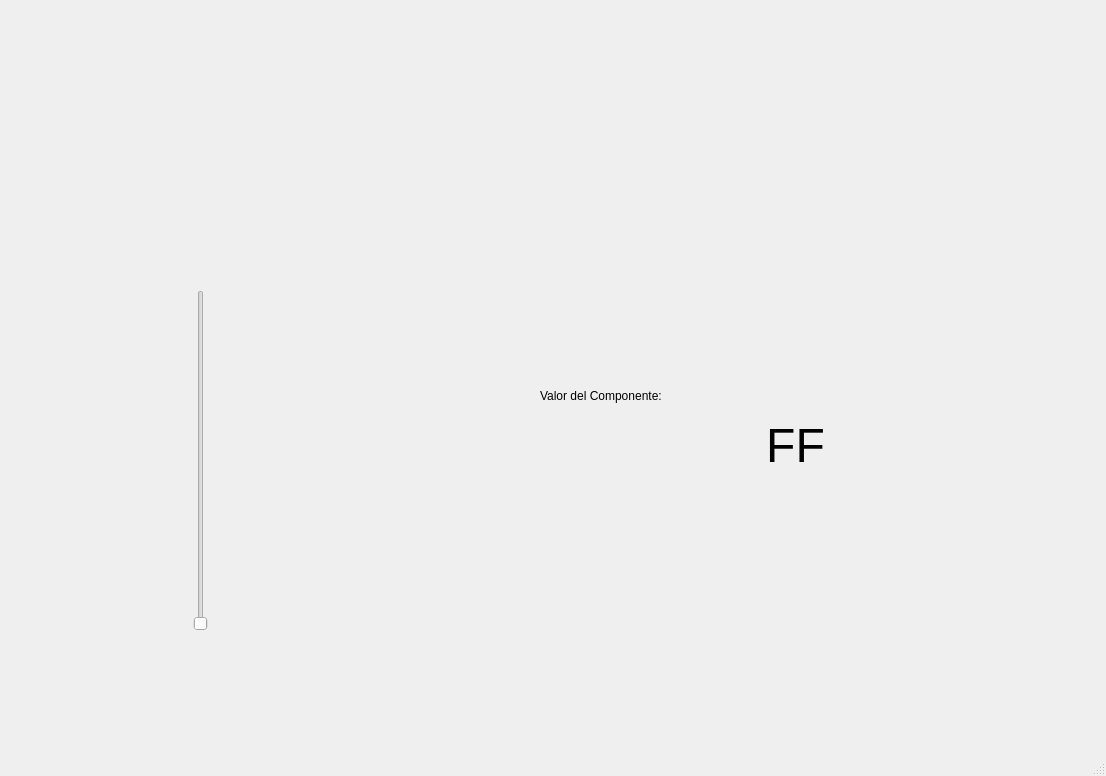
<?xml version="1.0" encoding="UTF-8"?>
<ui version="4.0">
 <class>MainWindow</class>
 <widget class="QMainWindow" name="MainWindow">
  <property name="geometry">
   <rect>
    <x>0</x>
    <y>0</y>
    <width>1106</width>
    <height>776</height>
   </rect>
  </property>
  <property name="windowTitle">
   <string>MainWindow</string>
  </property>
  <widget class="QWidget" name="centralwidget">
   <widget class="QLabel" name="label_9">
    <property name="geometry">
     <rect>
      <x>860</x>
      <y>450</y>
      <width>221</width>
      <height>261</height>
     </rect>
    </property>
    <property name="styleSheet">
     <string notr="true"/>
    </property>
    <property name="text">
     <string/>
    </property>
    <property name="pixmap">
     <pixmap resource="recursos.qrc">:/Comidas/chips.png</pixmap>
    </property>
    <property name="scaledContents">
     <bool>true</bool>
    </property>
   </widget>
   <widget class="QLabel" name="label_10">
    <property name="geometry">
     <rect>
      <x>10</x>
      <y>10</y>
      <width>1071</width>
      <height>261</height>
     </rect>
    </property>
    <property name="styleSheet">
     <string notr="true"/>
    </property>
    <property name="text">
     <string/>
    </property>
    <property name="pixmap">
     <pixmap resource="recursos.qrc">:/Comidas/panditas.png</pixmap>
    </property>
    <property name="scaledContents">
     <bool>true</bool>
    </property>
   </widget>
   <widget class="QLabel" name="label">
    <property name="geometry">
     <rect>
      <x>540</x>
      <y>310</y>
      <width>251</width>
      <height>171</height>
     </rect>
    </property>
    <property name="text">
     <string>Valor del Componente:</string>
    </property>
   </widget>
   <widget class="QLabel" name="txt_valor">
    <property name="geometry">
     <rect>
      <x>670</x>
      <y>360</y>
      <width>251</width>
      <height>171</height>
     </rect>
    </property>
    <property name="font">
     <font>
      <pointsize>36</pointsize>
     </font>
    </property>
    <property name="text">
     <string>FF</string>
    </property>
    <property name="alignment">
     <set>Qt::AlignCenter</set>
    </property>
   </widget>
   <widget class="QSlider" name="verticalSlider">
    <property name="geometry">
     <rect>
      <x>150</x>
      <y>290</y>
      <width>101</width>
      <height>341</height>
     </rect>
    </property>
    <property name="orientation">
     <enum>Qt::Vertical</enum>
    </property>
   </widget>
  </widget>
  <widget class="QMenuBar" name="menubar">
   <property name="geometry">
    <rect>
     <x>0</x>
     <y>0</y>
     <width>1106</width>
     <height>26</height>
    </rect>
   </property>
  </widget>
  <widget class="QStatusBar" name="statusbar"/>
 </widget>
 <resources>
  <include location="recursos.qrc"/>
 </resources>
 <connections/>
</ui>
